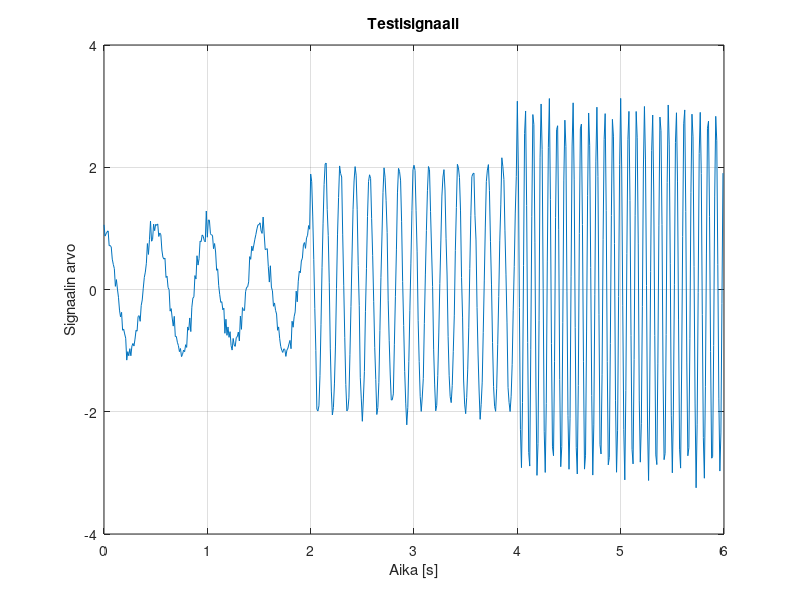
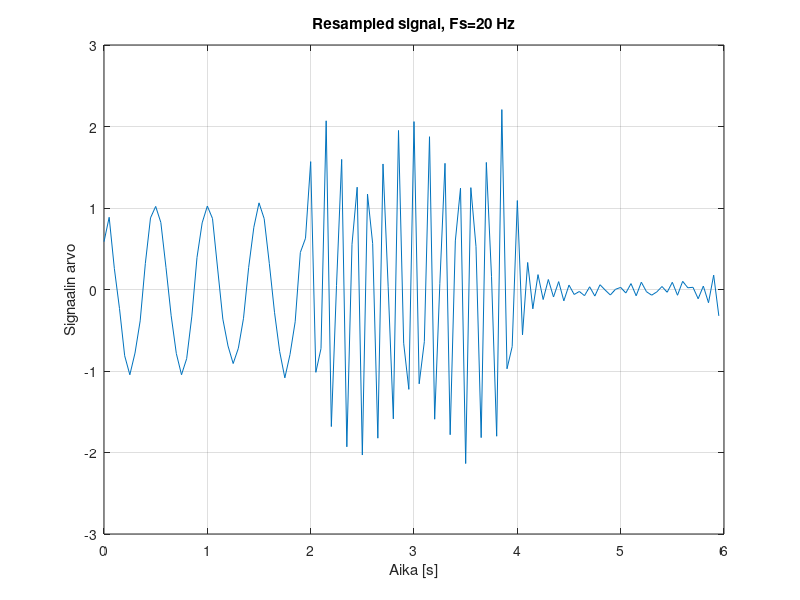
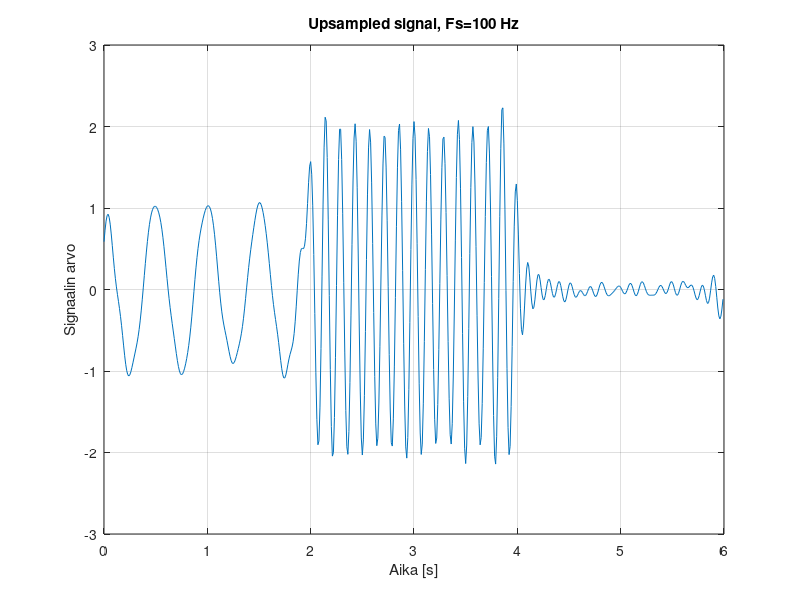

Write the MATLAB code that produced these figures, in order.
%Signaalin uudelleennäytteistäminen (resample)

%Resample-komennolla digitaalinen signaali voidaan turvallisesta näyteistää uudelleen
%Komento pitää huolen siitä, ettei laskostumista tapahdu
%HOX! Näytepisteiden pudottaminen signaalista huolettomasti voisi johtaa laskostumiseen
% [y, h] = resample (x, p, q)
% https://octave.sourceforge.io/signal/function/resample.html


%LUODAAN TESTISIGNAALI

pkg load signal
pkg load control

fs=100; %N�ytteistystaajuus
dt=1/fs; %Aikainkrementti

t=(0:1:(fs*2-1))*dt; %2 sekunnin mittainen aikavektori

k1=cos(2*pi*2*t); %Kosinisignaali, taajuus 2 Hz
k2=2*cos(2*pi*7*t); %Kosinisignaali, taajuus 7 Hz
k3=3*cos(2*pi*13*t); %Kosinisignaali, taajuus 13 Hz

k_yhd=[k1 k2 k3]; %Liitet��n signaalit per�kk�in

t_yhd=(0:1:(length(k_yhd)-1))*dt; % luodaan aikavektori yhdistelm�signaalille

kohina=0.1*randn(1,length(k_yhd)); %Luodaan kohinasgnaali

test_sig=k_yhd+kohina; % Summataan kosinisignaaliin kohinaa

%Esitet��n testisignaali graafisesti
plot(t_yhd,test_sig)
xlabel('Aika [s]')
ylabel('Signaalin arvo')
grid on
title('Testisignaali')

waitforbuttonpress

%LASKETAAN SIGNAALIN N�YTTEISTYSTAAJUUTTA FUNKTIOLLA "RESAMPLE"


new_fs=20; %Uusi n�ytteistystaajuus

test_sig_res=resample(test_sig,new_fs,fs); %N�ytteistet��n signaali uudestaan
t_res=(0:1:length(test_sig_res)-1)*(1/new_fs); %Luodaan signaalille uusi aikavektori


%Esitet��n uudelleen n�ytteistetty signaali aikatasossa
figure;
plot(t_res,test_sig_res)
xlabel('Aika [s]')
ylabel('Signaalin arvo')
title('Resampled signal, Fs=20 Hz')
grid on

waitforbuttonpress

%NÄYTTEISTETÄÄN EM. SIGNAALI YLÖSPÄIN ALKUPERÄISEEN NÄYTTEISTYSTAAJUUTEEN 100 Hz

test_sig_res_up=resample(test_sig_res,100,20); %N�ytteistet��n signaali uudestaan ylöspäin
t_res=(0:1:length(test_sig_res_up)-1)*(1/100); %Luodaan signaalille uusi aikavektori

figure;
plot(t_res,test_sig_res_up)
xlabel('Aika [s]')
ylabel('Signaalin arvo')
title('Upsampled signal, Fs=100 Hz')
grid on

waitforbuttonpress
%HUOMIO! Resample-komentoa voi käyttää myös (ideaalisena) alipäästösuodattimena
%Signaalin voi aluksi näytteistää alaspain ja sitten takaisin ylöspäin
%Resample-komento on hyödyllinen myös datamäärän vähentämisessä
%Läheskään aina ei tarvita koko taajuusaluetta


close all



